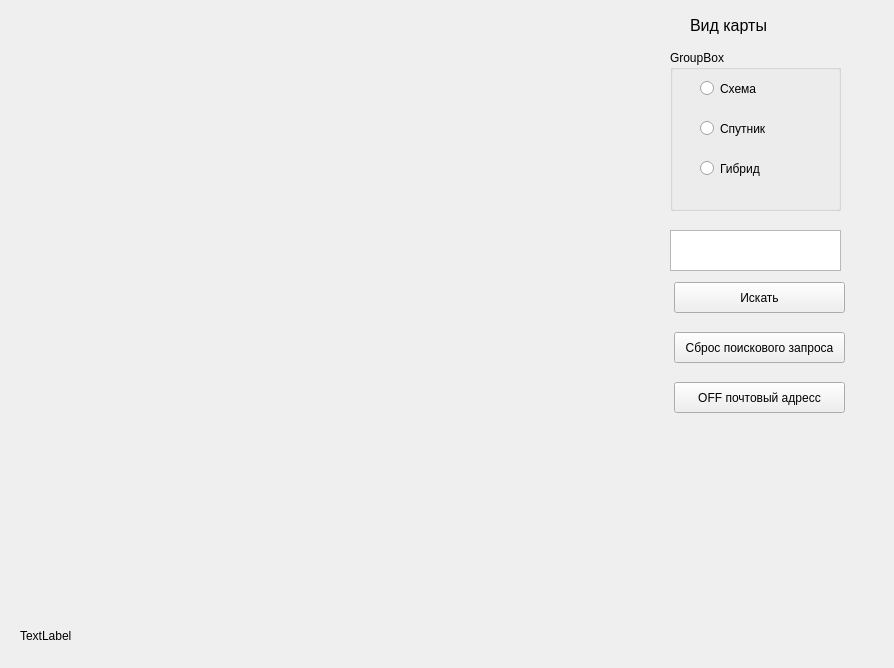
<?xml version="1.0" encoding="UTF-8"?>
<ui version="4.0">
 <class>Form</class>
 <widget class="QWidget" name="Form">
  <property name="geometry">
   <rect>
    <x>0</x>
    <y>0</y>
    <width>894</width>
    <height>668</height>
   </rect>
  </property>
  <property name="windowTitle">
   <string>Form</string>
  </property>
  <widget class="QLabel" name="label">
   <property name="geometry">
    <rect>
     <x>690</x>
     <y>10</y>
     <width>111</width>
     <height>31</height>
    </rect>
   </property>
   <property name="font">
    <font>
     <pointsize>12</pointsize>
    </font>
   </property>
   <property name="text">
    <string>Вид карты</string>
   </property>
  </widget>
  <widget class="QGroupBox" name="groupBox">
   <property name="geometry">
    <rect>
     <x>670</x>
     <y>50</y>
     <width>171</width>
     <height>161</height>
    </rect>
   </property>
   <property name="title">
    <string>GroupBox</string>
   </property>
   <widget class="QRadioButton" name="radioButton">
    <property name="geometry">
     <rect>
      <x>30</x>
      <y>30</y>
      <width>82</width>
      <height>17</height>
     </rect>
    </property>
    <property name="text">
     <string>Схема</string>
    </property>
   </widget>
   <widget class="QRadioButton" name="radioButton_2">
    <property name="geometry">
     <rect>
      <x>30</x>
      <y>70</y>
      <width>82</width>
      <height>17</height>
     </rect>
    </property>
    <property name="text">
     <string>Спутник</string>
    </property>
   </widget>
   <widget class="QRadioButton" name="radioButton_3">
    <property name="geometry">
     <rect>
      <x>30</x>
      <y>110</y>
      <width>82</width>
      <height>17</height>
     </rect>
    </property>
    <property name="text">
     <string>Гибрид</string>
    </property>
   </widget>
  </widget>
  <widget class="QTextEdit" name="textEdit">
   <property name="geometry">
    <rect>
     <x>670</x>
     <y>230</y>
     <width>171</width>
     <height>41</height>
    </rect>
   </property>
  </widget>
  <widget class="QPushButton" name="pushButton">
   <property name="geometry">
    <rect>
     <x>674</x>
     <y>282</y>
     <width>171</width>
     <height>31</height>
    </rect>
   </property>
   <property name="text">
    <string>Искать</string>
   </property>
  </widget>
  <widget class="QPushButton" name="pushButton_2">
   <property name="geometry">
    <rect>
     <x>674</x>
     <y>332</y>
     <width>171</width>
     <height>31</height>
    </rect>
   </property>
   <property name="text">
    <string>Сброс поискового запроса</string>
   </property>
  </widget>
  <widget class="QLabel" name="label_2">
   <property name="geometry">
    <rect>
     <x>20</x>
     <y>620</y>
     <width>391</width>
     <height>31</height>
    </rect>
   </property>
   <property name="text">
    <string>TextLabel</string>
   </property>
  </widget>
  <widget class="QPushButton" name="pushButton_3">
   <property name="geometry">
    <rect>
     <x>674</x>
     <y>382</y>
     <width>171</width>
     <height>31</height>
    </rect>
   </property>
   <property name="text">
    <string>OFF почтовый адресс</string>
   </property>
  </widget>
 </widget>
 <resources/>
 <connections/>
</ui>
